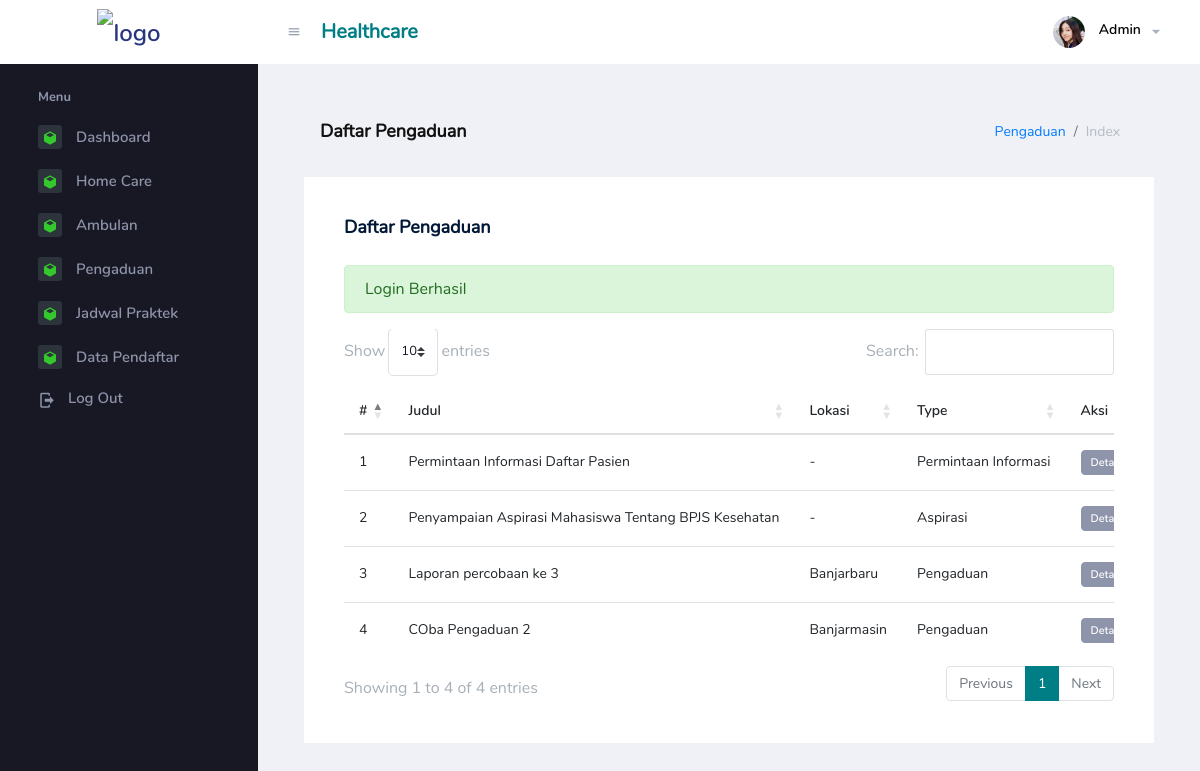
The app's page /dashboard/pengaduan.php (signed in) with its own data.
### tables this page shows
CREATE TABLE `pengaduan` (
  `id` int(11) NOT NULL,
  `judul` varchar(250) NOT NULL,
  `isi` text NOT NULL,
  `tanggal_kejadian` datetime NOT NULL DEFAULT CURRENT_TIMESTAMP,
  `lokasi` varchar(250) DEFAULT NULL,
  `instansi` varchar(100) NOT NULL,
  `asal_pelapor` varchar(100) DEFAULT NULL,
  `kategori` varchar(250) NOT NULL,
  `lampiran` varchar(100) DEFAULT NULL,
  `type` varchar(100) NOT NULL
);

### function/helper.php (called while the page is built, shortened)
<?php
function hasSuccess(): bool
{
  return isset($_SESSION['success']);
}
function success(): ?string
{
  if (hasSuccess()) {
    $data = $_SESSION['success'];
    return $data;
  } else {
    return null;
  }
}

### function/query.php (called while the page is built, shortened)
<?php
function query_select($table, $role = [])
{
  global $conn;
  if ($conn == null) {
    $conn = connect_DB();
  }
  $sql = "SELECT * FROM $table";
  if (isset($role['orderby'])) {
    $sql .= " ORDER BY " . $role['orderby'];
  }
  $result = mysqli_query($conn, $sql);
  $rows = [];
  while ($row = mysqli_fetch_assoc($result)) {
    $rows[] = $row;
  }
  return $rows;
}

### dashboard/pengaduan.php (the view, shortened to what this page needs)
<?php
$data = query_select('pengaduan', ['orderby' => "id DESC"]);
?>
<?php require "../partials/header.php" ?>
<?php require "../partials/navbar.php" ?>
<div class="container-fluid page-body-wrapper">
  <?php require "../partials/sidebar.php" ?>
  <div class="main-panel">
    <div class="content-wrapper">
      <div class="page-header">
        <h3 class="page-title"> Daftar Pengaduan </h3>
        <nav aria-label="breadcrumb">
          <ol class="breadcrumb">
            <li class="breadcrumb-item"><a href="#">Pengaduan</a></li>
            <li class="breadcrumb-item active" aria-current="page"> Index</li>
          </ol>
        </nav>
      </div>
      <div class="row">
        <div class="col-md-12 grid-margin stretch-card">
          <div class="card">
            <div class="card-body">
              <h4 class="card-title">Daftar Pengaduan</h4>
              <?php if (hasSuccess() || hasError()) : ?>
                <div class="alert alert-<?= hasSuccess() ? "success" : "danger" ?>">
                  <?= hasSuccess() ? success() : error() ?>
                </div>
              <?php endif ?>
              <div class="table-responsive">
                  <table class="table table-hover" id="table">
                <thead>
                  <tr>
                    <th>#</th>
                    <th>Judul</th>
                    <th>Lokasi</th>
                    <th>Type</th>
                    <th>Aksi</th>
                  </tr>
                </thead>
                <tbody>
                  <?php
                  $no = 1;
                  foreach ($data as $item) : ?>
                    <tr>
                      <td><?= $no++ ?></td>
                      <td>
                        <?= $item['judul'] ?></td>
                      <td><?= $item['lokasi'] != "" ? $item['lokasi'] : "-" ?></td>
                      <td><?= $item['type']  ?></td>
                      <td>
                        <a href="pengaduan-detail.php?id=<?= $item['id'] ?>">
                          <label class="badge badge-secondary">Detail</label>
                        </a>
                      </td>
                    </tr>
                  <?php endforeach ?>
                </tbody>
              </table>
              </div>
            </div>
          </div>
        </div>
      </div>
    </div>
  </div>
</div>
<?php require "../partials/footer.php" ?>

### assets/css/custom.css (style rules this page uses)
label.badge { transition: .2s; }

### records on screen
pengaduan: judul "Permintaan Informasi Daftar Pasien", type "Permintaan Informasi"
pengaduan: judul "Penyampaian Aspirasi Mahasiswa Tentang BPJS Kesehatan", type "Aspirasi"
pengaduan: judul "Laporan percobaan ke 3", lokasi "Banjarbaru", type "Pengaduan"
pengaduan: judul "COba Pengaduan 2", lokasi "Banjarmasin", type "Pengaduan"

### other values on screen
success() "Login Berhasil"
